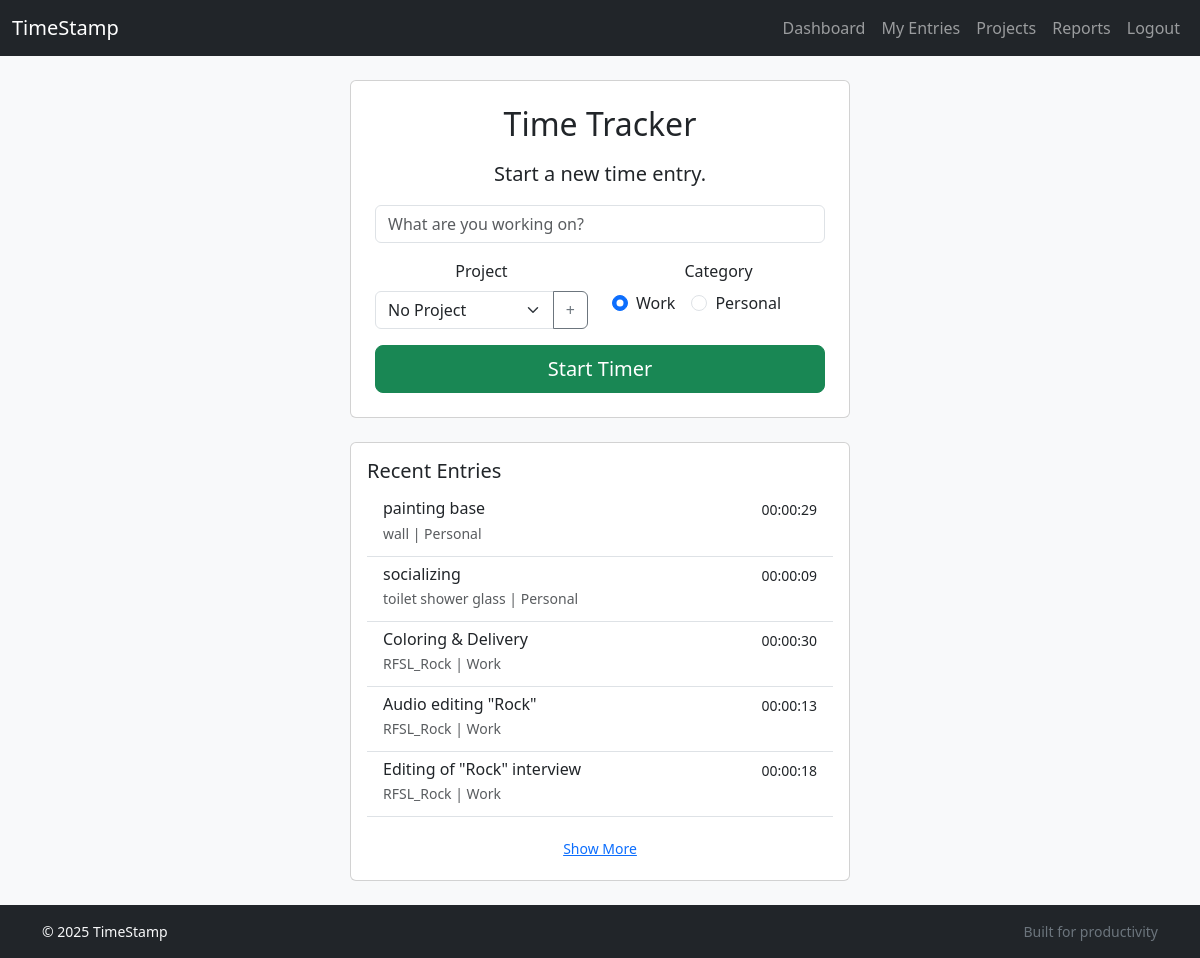
/ (signed in), run on an earlier commit of the app's database.
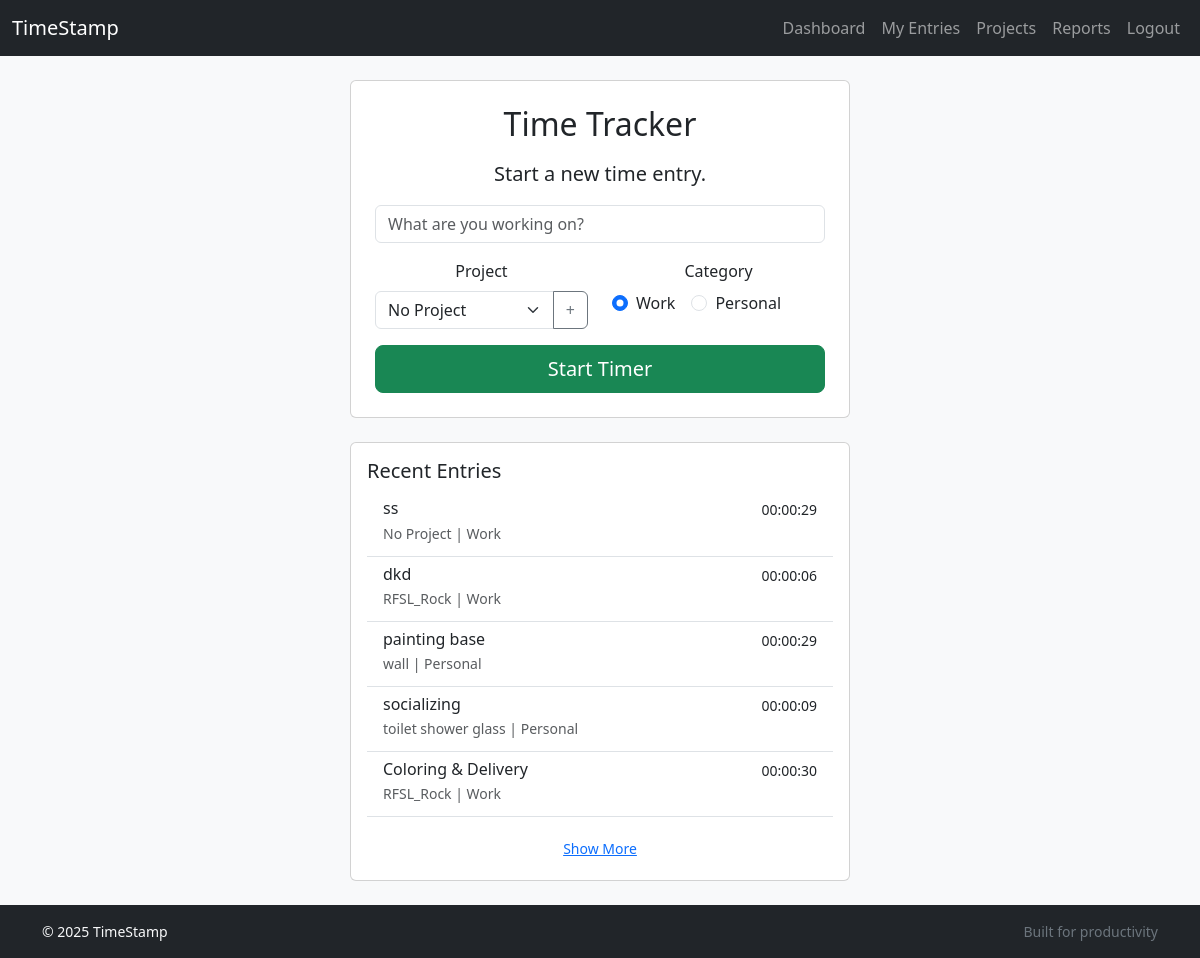
And on a later commit of the database.
### tracker/models.py (models this page shows, shortened)
class TimeEntry(models.Model):
    CATEGORY_CHOICES = [
        ('work', 'Work'),
        ('personal', 'Personal'),
    ]
    user = models.ForeignKey(settings.AUTH_USER_MODEL, on_delete=models.CASCADE, related_name='time_entries')
    project = models.ForeignKey(Project, on_delete=models.SET_NULL, null=True, blank=True)
    title = models.CharField(max_length=200)
    start_time = models.DateTimeField()
    end_time = models.DateTimeField(null=True, blank=True)
    description = models.TextField(blank=True, help_text="Description of what you achieved.")
    notes = models.TextField(blank=True, help_text="Notes for the next session.")
    category = models.CharField(max_length=10, choices=CATEGORY_CHOICES, default='work')
    is_archived = models.BooleanField(default=False)
    is_hidden = models.BooleanField(default=False)
    class Meta:
        ordering = ['-start_time']
        indexes = [
            models.Index(fields=['user', 'start_time']),
            models.Index(fields=['user', 'category']),
            models.Index(fields=['is_archived', 'is_hidden']),
        ]
    @property
    def duration(self):
        if self.end_time:
            return self.end_time - self.start_time
        return None
    def formatted_duration(self):
        d = self.duration
        if not d:
            return ""
        total = int(d.total_seconds())
        h, rem = divmod(total, 3600)
        m, s = divmod(rem, 60)
        return f"{h:02d}:{m:02d}:{s:02d}"

class Project(models.Model):
    user = models.ForeignKey(settings.AUTH_USER_MODEL, on_delete=models.CASCADE, related_name='projects')
    name = models.CharField(max_length=100)
    description = models.TextField(blank=True)
    CATEGORY_CHOICES = [
        ('work', 'Work'),
        ('personal', 'Personal'),
    ]
    category = models.CharField(max_length=10, choices=CATEGORY_CHOICES, default='work')
    class Meta:
        verbose_name = "Project"
        verbose_name_plural = "Projects"
        indexes = [
            models.Index(fields=['user', 'name']),
        ]

### tracker/views.py (the view)
# urls.py: path('', views.HomePageView.as_view(), name='home'),
class HomePageView(LoginRequiredMixin, View):
    def get(self, request, *args, **kwargs):
        active_entry = TimeEntry.objects.filter(user=request.user, end_time__isnull=True).first()
        projects = Project.objects.filter(user=request.user)
        recent_entries = TimeEntry.objects.filter(
            user=request.user,
            end_time__isnull=False
        ).order_by('-start_time')[:10]
        context = {
            'active_entry': active_entry,
            'projects': projects,
            'recent_entries': recent_entries,
        }
        return render(request, 'home.html', context)

### templates/home.html (shortened to what the changed rows need)
{% extends "base.html" %}
{% block content %}
{% if user.is_authenticated %}
    <div class="text-center">
        <div class="card mx-auto" style="max-width: 500px;">
            <div class="card-body p-4">
                <h2 class="card-title mb-3">Time Tracker</h2>
            </div>
        </div>
    </div>
    {% if recent_entries %}
    <div class="card mx-auto mt-4" style="max-width: 500px;">
        <div class="card-body">
            <ul class="list-group list-group-flush" id="recent-entries-list">
                {% for entry in recent_entries %}
                <li class="list-group-item recent-entry" {% if forloop.counter > 5 %}style="display: none;"{% endif %}>
                    <div class="d-flex w-100 justify-content-between">
                        <h6 class="mb-1">{{ entry.title }}</h6>
                        <small>{{ entry.formatted_duration }}</small>
                    </div>
                    <p class="mb-1 text-muted small">
                        {{ entry.project.name|default:"No Project" }} | {{ entry.get_category_display }}
                    </p>
                </li>
                {% endfor %}
            </ul>
        </div>
    </div>
    {% endif %}
{% endif %}
{% endblock %}

What changed in the data, as far as the page shows it:
no longer on this page (row unchanged): TimeEntry: title "Audio editing \"Rock\"", formatted_duration "00:00:13", project.name "RFSL_Rock", category "Work"
no longer on this page (row unchanged): TimeEntry: title "Editing of \"Rock\" interview", formatted_duration "00:00:18", project.name "RFSL_Rock", category "Work"
added TimeEntry: title "ss", formatted_duration "00:00:29", project.name "No Project", category "Work"
added TimeEntry: title "dkd", formatted_duration "00:00:06", project.name "RFSL_Rock", category "Work"
